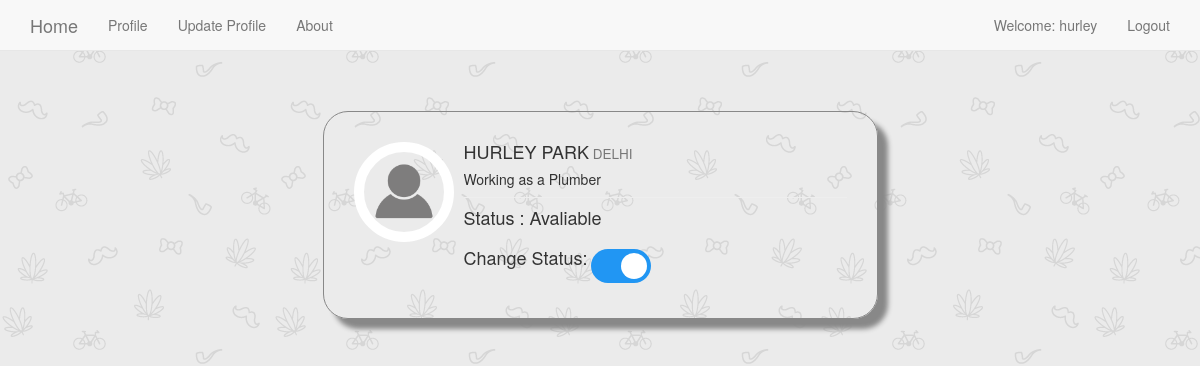
/plumber/ (signed in), run on the app's committed database.
### plumber/models.py (models this page shows, shortened)
class PlumberProfile(models.Model):
    user = models.OneToOneField(User,on_delete=models.CASCADE,related_name = 'plumber')
    phone = models.BigIntegerField()
    city = models.ForeignKey(City, on_delete=models.SET_NULL, blank=False, null=True)
    area = models.ForeignKey(Area, on_delete=models.SET_NULL, blank=False, null=True)
    address = models.TextField(max_length=200, blank=False)
    charges = models.IntegerField()
    profile_pic = models.ImageField(upload_to='profile_pics',blank=True)
    timeopen = models.TimeField(auto_now=False,editable=True,default=datetime.time(hour=9))
    timeclose = models.TimeField(auto_now=False,editable=True,default=datetime.time(hour=20))
    is_avaliable = models.BooleanField(default=True)

### accounts/models.py (models this page shows)
class City(models.Model):
    name = models.CharField(max_length=40)
    def __str__(self):
        return self.name

### plumber/decorators.py (the view)
		def wrapper_func(request, *args, **kwargs):
			groups = [group.name for group in request.user.groups.all()]
			if len(set(groups)&set(allowed_roles))!=0:
				return view_func(request, *args, **kwargs)
			else:
				if redirect_to==None:
					return render(request,'unauthorised_access.html',{'message':'You are not authorized to view this page'})
				return redirect( groups[0]+':'+redirect_to )

### plumber/views.py (called while the page is built)
@login_required
@check_profile_exist
@allowed_users(['plumber'],'home')
def plumberHomePage(request):
    context={
        'plumber':request.user.plumber
    }
    return render(request,'plumber/plumber_home_page.html',context)

### plumber/templates/plumber/plumber_home_page.html (shortened to what this page needs)
{% extends 'base.html' %}
{% load static %}
{% block body_block %}
  <div class="row">
      <br>
      <br>
      <div class="col-lg-6 col-md-offset-3 ">
          <div class="media">
              <div class="pull-left" >
                  {% if user_profile.plumber.profile_pic %}
                  <img class="media-object dp img-circle" src="{{ user_profile.plumber.profile_pic.url }}" style="width: 100px;height:100px;">
                  {% else  %}
                  <img class="media-object dp img-circle" src="{% static 'images/profile2.png' %}" style="width: 100px;height:100px;">
                  {% endif %}
              </div>
              <div class="media-body">
                  <h4 class="media-heading">{{plumber.user.first_name |upper}} {{plumber.user.last_name |upper}}<small> {{plumber.city|upper}}</small></h4>
                  <h5>Working as a Plumber</h5>
                  <hr style="margin:8px auto">
                  {% if plumber.is_avaliable %}
                    <h4 id='acitve_status'>Status :  Avaliable</h4>
                  {% else %}
                    <h4 id='acitve_status'>Status :  Not Avaliable</h4>
                  {% endif %}
                  <label for="checkbox"><h4>Change Status:</h4></label>
                  <label class="switch">
                    <span class="slider round"></span>
                  </label>
              </div>
          </div>
      </div>
  </div>
{% endblock %}

### templates/base.html (shortened to what this page needs)
<!DOCTYPE html>
{% load static %}
<html lang="en" dir="ltr">
  <head>
    <link rel="stylesheet" href="https://maxcdn.bootstrapcdn.com/bootstrap/3.3.7/css/bootstrap.min.css">
    <link rel="stylesheet" href="{% static 'css/main.css' %}">
    <link href="//netdna.bootstrapcdn.com/bootstrap/3.1.0/css/bootstrap.min.css" rel="stylesheet" id="bootstrap-css">
  </head>
  <body>
    <nav class='navbar navbar-default navbar-static-top'>
      <div class="container">
        <ul class='nav navbar-nav'>
          <li><a class="navbar-brand" href="{% url 'home' %}">Home</a></li>
          {% if user.is_authenticated %}
            <li><a class='navbar-link' href="{% url 'accounts:profile' %}">Profile</a></li>
            <li><a class='navbar-link' href="{% url 'accounts:updateprofile' %}">Update Profile</a></li>
          {% endif %}
          <li><a class='navbar-link' href="{% url 'aboutpage' %}">About</a></li>
        </ul>
        <ul class='nav navbar-nav navbar-right'>
          {% if user.is_authenticated %}
            <li><a >Welcome: {{user.username}}</a></li>
            <li><a class='navbar-link' href="{% url 'accounts:logout' %}">Logout</a></li>
          {% else %}
            <li><a class='navbar-link' href="{% url 'accounts:user_login' %}">Login</a></li>
            <li><a class='navbar-link' href="{% url 'accounts:register' %}">Register-User</a></li>
            <li><a class='navbar-link' href="{% url 'accounts:registerservice' %}">Register-Service</a></li>
          {% endif %}
        </ul>
      </div>
    </nav>
    <div class="container">
      {% block body_block %}
      {% endblock %}
    </div>
  </body>
</html>

### static/css/main.css (style rules this page uses)
.switch { position: relative; display: inline-block; width: 60px; height: 34px; }
.slider { position: absolute; cursor: pointer; top: 0; left: 0; right: 0; bottom: 0; background-color: #ccc; -webkit-transition: .4s; transition: .4s; }
.slider:before { position: absolute; content: ""; height: 26px; width: 26px; left: 4px; bottom: 4px; background-color: white; -webkit-transition: .4s; transition: .4s; }
input:checked + .slider { background-color: #2196F3; }
input:checked + .slider:before { -webkit-transform: translateX(26px); -ms-transform: translateX(26px); transform: translateX(26px); }
.slider.round { border-radius: 34px; }
.slider.round:before { border-radius: 50%; }

### plumber/templates/plumber/plumber_home_page.html (style rules this page uses)
.media { box-shadow: 10px 10px 5px #888888; margin: 20px 0; padding:30px; border: 1px solid #888888; border-radius: 25px; }
.dp { border:10px solid #fff; transition: all 0.2s ease-in-out; }

### data on the page
PlumberProfile: user.first_name "HURLEY", user.last_name "PARK", city "DELHI"

### other printed values
{{ user.username }} "hurley"
